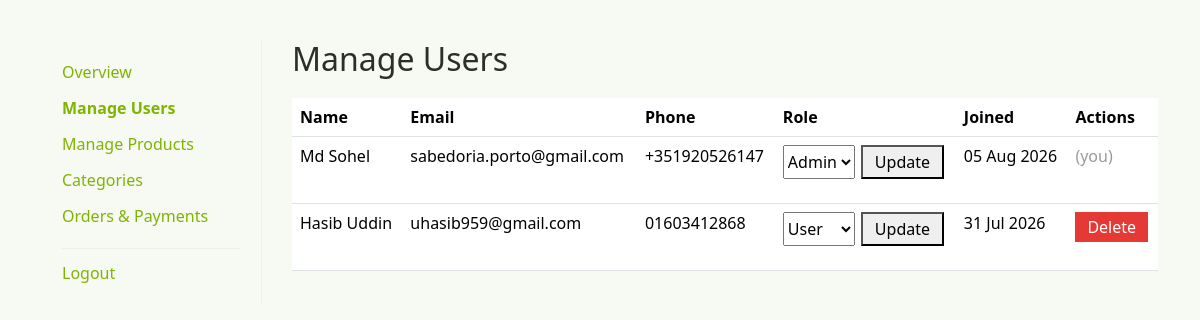
/dashboard/admin_users.php (signed in), run on the app's committed database.
### tables this page shows
CREATE TABLE `users` (
  `id` int(11) NOT NULL,
  `name` varchar(100) NOT NULL,
  `email` varchar(150) NOT NULL,
  `password` varchar(255) NOT NULL,
  `role` enum('user','admin') NOT NULL DEFAULT 'user',
  `phone` varchar(20) NOT NULL,
  `location` varchar(255) DEFAULT NULL,
  `image` varchar(255) DEFAULT NULL,
  `created_at` timestamp NOT NULL DEFAULT current_timestamp(),
  `updated_at` timestamp NOT NULL DEFAULT current_timestamp() ON UPDATE current_timestamp()
);

### core/login_check.php (called while the page is built, shortened)
<?php
$currentUserId    = $_SESSION['user_id'];

### dashboard/admin_users.php (the view, shortened to what this page needs)
<?php
require_once __DIR__ . '/../core/db_connection.php';
require_once __DIR__ . '/../core/admin_check.php';
$users = $conn->query("SELECT id, name, email, phone, role, created_at FROM users ORDER BY created_at DESC")->fetch_all(MYSQLI_ASSOC);
function e_dash($v)
{
    return htmlspecialchars((string) $v, ENT_QUOTES, 'UTF-8');
}
?>
<head>
    <?php include_once __DIR__ . '/includes/head.php'; ?>
</head>
<div class="container" style="margin: 40px auto;">
    <div style="display: flex; gap: 30px;">
        <?php require __DIR__ . '/includes/sidebar.php'; ?>
        <div style="flex: 1;">
            <h2>Manage Users</h2>
            <div class="table-responsive" style="margin-top: 20px;">
                <table class="table table-1">
                    <tr>
                        <th><span>Name</span></th>
                        <th><span>Email</span></th>
                        <th><span>Phone</span></th>
                        <th><span>Role</span></th>
                        <th><span>Joined</span></th>
                        <th><span>Actions</span></th>
                    </tr>
                    <?php foreach ($users as $user): ?>
                        <tr>
                            <td><?php echo e_dash($user['name']); ?></td>
                            <td><?php echo e_dash($user['email']); ?></td>
                            <td><?php echo e_dash($user['phone']); ?></td>
                            <td>
                                <form action="../core/admin_update_role.php" method="post" style="display: inline-flex; gap: 6px;">
                                    <select name="role">
                                        <option value="user" <?php echo $user['role'] === 'user' ? 'selected' : ''; ?>>User</option>
                                        <option value="admin" <?php echo $user['role'] === 'admin' ? 'selected' : ''; ?>>Admin</option>
                                    </select>
                                    <button type="submit" class="tran3s color1_bg" style="padding: 4px 12px;">Update</button>
                                </form>
                            </td>
                            <td><?php echo e_dash(date('d M Y', strtotime($user['created_at']))); ?></td>
                            <td>
                                <?php if ((int) $user['id'] !== $currentUserId): ?>
                                    <form action="../core/admin_delete_user.php" method="post" onsubmit="return confirm('Delete this user permanently?');">
                                        <button type="submit" class="tran3s" style="padding: 4px 12px; background: #e53935; color: #fff; border: none;">Delete</button>
                                    </form>
                                <?php else: ?>
                                    <span style="color: #999;">(you)</span>
                                <?php endif; ?>
                            </td>
                        </tr>
                    <?php endforeach; ?>
                </table>
            </div>
        </div>
    </div>
</div>

### dashboard/css/styles.css (style rules this page uses)
* { box-sizing: border-box; }

### data on the page
users: name "Md Sohel", email "sabedoria.porto@gmail.com", phone "+351920526147", role "Admin", created_at "05 Aug 2026", shows "(you)"
users: name "Hasib Uddin", email "uhasib959@gmail.com", phone "01603412868", role "User", created_at "31 Jul 2026"
